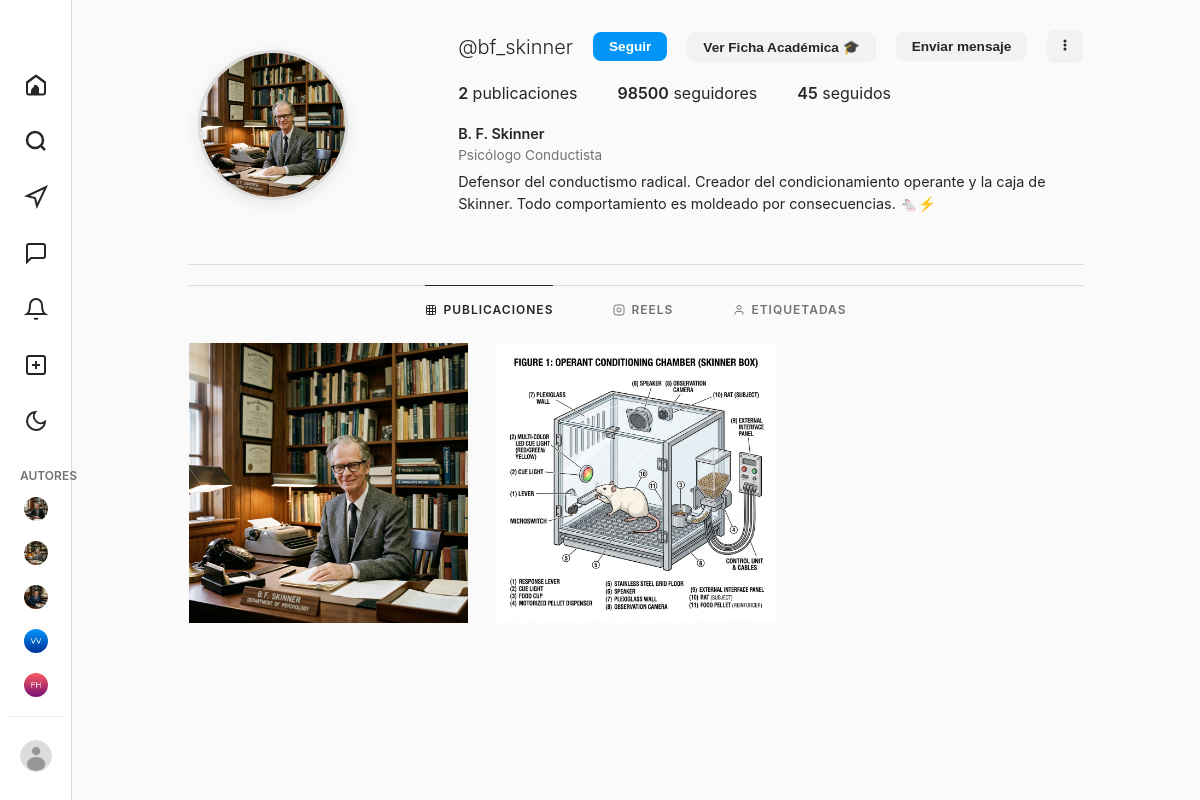
The app's page /p/bf_skinner/ with its own data.
### authors/models.py (models this page shows, shortened)
class Author(models.Model):
    name = models.CharField(max_length=100)
    username = models.CharField(max_length=50, unique=True)
    profile_picture = models.ImageField(upload_to='profiles/', blank=True, null=True)
    occupation = models.CharField(max_length=100, blank=True)
    bio = models.TextField(blank=True)
    followers_count = models.IntegerField(default=0)
    following_count = models.IntegerField(default=0)
    birth_info = models.CharField(max_length=150, blank=True)
    death_info = models.CharField(max_length=150, blank=True)
    key_theories = models.TextField(blank=True)
    academic_background = models.TextField(blank=True)
    legacy = models.TextField(blank=True)
    nationality = models.CharField(max_length=100, blank=True)
    website = models.CharField(max_length=100, blank=True)

class Post(models.Model):
    author = models.ForeignKey(Author, on_delete=models.CASCADE, related_name='posts')
    image = models.ImageField(upload_to='posts/')
    caption = models.TextField(blank=True)
    created_at = models.DateTimeField(auto_now_add=True)
    likes_count = models.IntegerField(default=0)
    location = models.CharField(max_length=100, blank=True)

### authors/views.py (the view)
# urls.py: path('p/<str:username>/', views.profile_view, name='profile'),
def profile_view(request, username):
    author = get_object_or_404(Author, username=username)
    posts = author.posts.all().order_by('-created_at')
    authors = Author.objects.all()
    context = {
        'author': author,
        'posts': posts,
        'authors': authors,
    }
    return render(request, 'authors/profile.html', context)

### authors/templates/authors/profile.html (shortened to what this page needs)
{% extends 'authors/base.html' %}
{% load static %}
{% block content %}
<div class="profile-wrapper">
    <header class="profile-header">
        <div class="profile-pfp-container">
            <img src="{% if author.profile_picture %}{{ author.profile_picture.url }}{% else %}{% static 'img/default_avatar.png' %}{% endif %}" alt="{{ author.name }}" class="profile-pfp-img">
        </div>
        <div class="profile-info">
            <div class="profile-username-row">
                <h2 class="profile-user-name">@{{ author.username }}</h2>
                <button class="profile-action-btn btn-primary" id="profile-follow-btn" style="background-color: #0095f6; color: #fff;">Seguir</button>
                <button class="profile-action-btn" id="open-academic-btn">Ver Ficha Académica 🎓</button>
                <button class="profile-action-btn">Enviar mensaje</button>
                <button class="profile-action-btn" style="padding: 7px 10px;">
                    <svg viewBox="0 0 24 24" fill="currentColor" style="width: 16px; height: 16px;"><path d="M12 9.75A2.25 2.25 0 1 0 14.25 12 2.25 2.25 0 0 0 12 9.75Zm0-6A2.25 2.25 0 1 0 14.25 6 2.25 2.25 0 0 0 12 3.75Zm0 12A2.25 2.25 0 1 0 14.25 18 2.25 2.25 0 0 0 12 15.75Z"/></svg>
                </button>
            </div>
            <ul class="profile-stats">
                <li class="profile-stat-item"><span class="profile-stat-value">{{ posts.count }}</span> publicaciones</li>
                <li class="profile-stat-item"><span class="profile-stat-value">{{ author.followers_count|stringformat:"d" }}</span> seguidores</li>
                <li class="profile-stat-item"><span class="profile-stat-value">{{ author.following_count|stringformat:"d" }}</span> seguidos</li>
            </ul>
            <div class="profile-bio">
                <div class="profile-full-name">{{ author.name }}</div>
                <div class="profile-category">{{ author.occupation }}</div>
                <p style="margin: 6px 0;">{{ author.bio }}</p>
            </div>
        </div>
    </header>
    <div class="profile-tabs">
        <div class="profile-tab active">
            <svg viewBox="0 0 24 24" fill="none" stroke="currentColor" stroke-width="2"><rect x="3" y="3" width="18" height="18" rx="2" ry="2"/><line x1="3" y1="9" x2="21" y2="9"/><line x1="3" y1="15" x2="21" y2="15"/><line x1="9" y1="3" x2="9" y2="21"/><line x1="15" y1="3" x2="15" y2="21"/></svg>
            <span>PUBLICACIONES</span>
        </div>
        <div class="profile-tab">
            <svg viewBox="0 0 24 24" fill="none" stroke="currentColor" stroke-width="2"><rect x="2" y="2" width="20" height="20" rx="5" ry="5"/><path d="M16 11.37A4 4 0 1 1 12.63 8 4 4 0 0 1 16 11.37z"/><line x1="17.5" y1="6.5" x2="17.51" y2="6.5"/></svg>
            <span>REELS</span>
        </div>
        <div class="profile-tab">
            <svg viewBox="0 0 24 24" fill="none" stroke="currentColor" stroke-width="2"><path d="M20 21v-2a4 4 0 0 0-4-4H8a4 4 0 0 0-4 4v2"/><circle cx="12" cy="7" r="4"/></svg>
            <span>ETIQUETADAS</span>
        </div>
    </div>
    <div class="posts-grid">
        {% if posts %}
            {% for post in posts %}
                <div class="grid-post-card" data-post-id="{{ post.id }}">
                    <img src="{{ post.image.url }}" alt="Publicación" class="grid-post-image">
                </div>
            {% endfor %}
        {% else %}
            <div style="grid-column: span 3; text-align: center; padding: 60px 0; color: #737373;">
                <h3>No hay publicaciones aún</h3>
            </div>
        {% endif %}
    </div>
</div>
{% endblock %}

### authors/templates/authors/base.html (shortened to what this page needs)
{% load static %}
<!DOCTYPE html>
<html lang="es">
<head>
    <link rel="stylesheet" href="{% static 'authors/css/style.css' %}">
</head>
<body>
    <div class="app-container">
        <aside class="sidebar">
            <div class="logo-container">
            </div>
            <nav class="nav-links">
                <li>
                    <a href="{% url 'authors:feed' %}" class="nav-item {% if request.resolver_match.url_name == 'feed' %}active{% endif %}">
                    </a>
                </li>
                <li>
                    <div class="nav-item" id="search-nav-btn">
                        <svg viewBox="0 0 24 24" fill="none" stroke="currentColor" stroke-width="2.5"><path d="M19 11A8 8 0 113 11a8 8 0 0116 0zM21 21l-4.35-4.35"/></svg>
                    </div>
                </li>
                <li>
                    <div class="nav-item">
                        <svg viewBox="0 0 24 24" fill="none" stroke="currentColor" stroke-width="2"><polygon points="3 11 22 2 13 21 11 13 3 11"/></svg>
                    </div>
                </li>
                <li>
                    <div class="nav-item">
                        <svg viewBox="0 0 24 24" fill="none" stroke="currentColor" stroke-width="2"><path d="M21 15a2 2 0 0 1-2 2H7l-4 4V5a2 2 0 0 1 2-2h14a2 2 0 0 1 2 2z"/></svg>
                    </div>
                </li>
                <li>
                    <div class="nav-item">
                        <svg viewBox="0 0 24 24" fill="none" stroke="currentColor" stroke-width="2"><path d="M18 8A6 6 0 0 0 6 8c0 7-3 9-3 9h18s-3-2-3-9M13.73 21a2 2 0 0 1-3.46 0"/></svg>
                    </div>
                </li>
                <li>
                    <div class="nav-item">
                        <svg viewBox="0 0 24 24" fill="none" stroke="currentColor" stroke-width="2"><rect x="3" y="3" width="18" height="18" rx="2" ry="2"/><line x1="12" y1="8" x2="12" y2="16"/><line x1="8" y1="12" x2="16" y2="12"/></svg>
                    </div>
                </li>
                <li>
                    <div class="nav-item" id="theme-toggle-btn">
                        <svg viewBox="0 0 24 24" fill="none" stroke="currentColor" stroke-width="2" class="theme-icon-moon"><path d="M21 12.79A9 9 0 1 1 11.21 3 7 7 0 0 0 21 12.79z"/></svg>
                    </div>
                </li>
                <li style="margin-top: 15px; font-size: 0.75rem; color: #737373; padding: 0 12px; font-weight: 600;">AUTORES</li>
                {% for aut in authors %}
                <li>
                    <a href="{% url 'authors:profile' aut.username %}" class="nav-item {% if author.username == aut.username %}active{% endif %}" style="padding: 6px 12px; gap: 10px;">
                        <img src="{% if aut.profile_picture %}{{ aut.profile_picture.url }}{% else %}{% static 'img/default_avatar.png' %}{% endif %}" alt="" style="width: 24px; height: 24px; border-radius: 50%; object-fit: cover;">
                    </a>
                </li>
                {% endfor %}
            </nav>
            <div class="sidebar-footer">
                <div class="active-user-trigger" id="active-user-trigger">
                    <img src="{% static 'img/default_avatar.png' %}" alt="" class="active-user-avatar">
                </div>
            </div>
        </aside>
        <main class="main-content">
            {% block content %}{% endblock %}
        </main>
    </div>
</body>
</html>

### records on screen
Author: profile_picture (picture)
Author: profile_picture (picture), username "bf_skinner", followers_count "98500", following_count "45", name "B. F. Skinner", occupation "Psicólogo Conductista", bio "Defensor del conductismo radical. Creador del condicionamiento operante y la caja de Skinner. Todo comportamiento es moldeado por consecuencias. 🐁⚡"
Author: profile_picture (picture)
Author: profile_picture (picture)
Author: profile_picture (picture)
Post: image (picture)
Post: image (picture)

### other values on screen
{{ posts.count }} "2"
